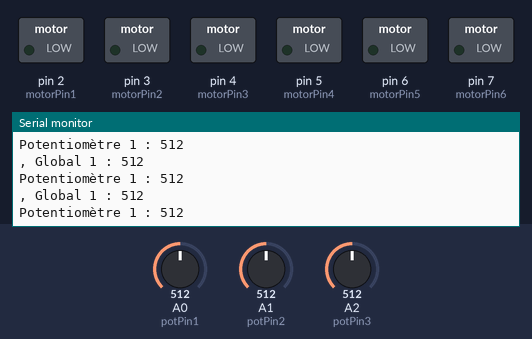
Recording of a sketch running on a simulated Arduino Uno, built with avr-gcc and run on an emulated ATmega328P. On the bench: switched loads named in the sketch (green lamp = pin HIGH), the last lines printed to the serial monitor. The inputs (shaded band) are chosen by the test bench; at power-on: A0 (potPin1) = 512, A1 (potPin2) = 512, A2 (potPin3) = 512.

Above: at 2.2 s.
2.3 s: A0 (potPin1) set to 107
At 3.2 s:
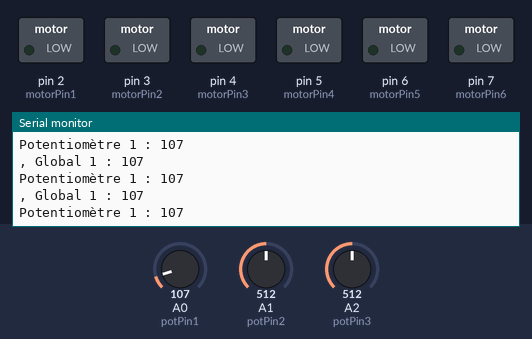
3.8 s: A0 (potPin1) set to 95
At 4.4 s:
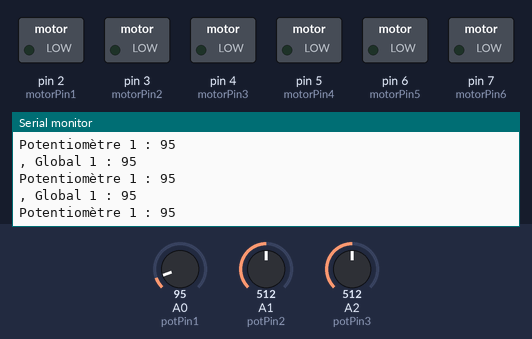
Timing chart, 0 to 6.8 s (numbered marks = the images above; inputs shaded):
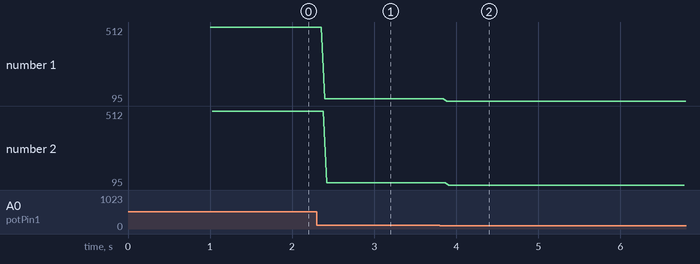

The sketch:

RecepteurCommandeServoPro.ino
```cpp
#include <Wire.h> // Inclure la bibliothèque Wire

const int a = 1;
const int b = 0;
const int c = 0;

byte Consigne1;
byte Consigne2;
byte Consigne3;
byte Intensitee1;
byte Intensitee2;
byte Intensitee3;

// Définir les broches pour les potentiomètres
const int potPin1 = A0; // Potentiomètre 1 (pour moteur 1) antihoraire diminue
const int potPin2 = A1; // Potentiomètre 2 (pour moteur 2) horaire diminue
const int potPin3 = A2; // Potentiomètre 2 (pour moteur 2) horaire diminue

// Définir les broches pour les entrées IN1 à IN4 du driver moteur
// Driver 1
const int motorPin1 = 2; // IN3 (moteur 1) sens anti horaire vu depuis l'arriere du moteur
const int motorPin2 = 3; // IN4 (moteur 1)

// Driver 2
const int motorPin3 = 4; // IN3 (moteur 2)
const int motorPin4 = 5; // IN4 (moteur 2) sens anti horaire vu depuis l'arriere du moteur
const int motorPin5 = 6; // IN1 (moteur 3) sens anti horaire vu depuis l'arriere du moteur
const int motorPin6 = 7; // IN2 (moteur 3)


int pV1;
int pV1Prev;
int pV1Global;
int G1Prev = 256*3;
int Ecart1;
const int hyst1 = 50;
int pV1Target = 256*3;
int pV1TargetPrev;


int pV2;
int pV2Prev;
int Ecart2;
const int hyst2 = 50;
int pV2Target = 0;
int pV2TargetPrev;

int pV3;
int pV3Prev;
int Ecart3;
const int hyst3 = 50;
int pV3Target = 0;
int pV3TargetPrev;


void setup() {
  // Initialiser les broches du moteur en sortie
  pinMode(motorPin1, OUTPUT);
  pinMode(motorPin2, OUTPUT);
  pinMode(motorPin3, OUTPUT);
  pinMode(motorPin4, OUTPUT);
  pinMode(motorPin5, OUTPUT);
  pinMode(motorPin6, OUTPUT);

  // Initialiser la communication série pour le débogage
  Serial.begin(9600);
  delay(1000);        // Pause pour permettre à la connexion série de s'établir
}

void loop() {
  if (Serial.available() >= 6) {  // Attendre la réception de trois octets
    Consigne1 = Serial.read();
    Intensitee1 = Serial.read();
    Consigne2 = Serial.read();
    Intensitee2 = Serial.read();
    Consigne3 = Serial.read();
    Intensitee3 = Serial.read();
  }

  // Traitement potentiomètre 1
  pV1 = analogRead(potPin1); // Valeur du potentiomètre 1 (moteur 1)
  if (pV1 < 200 and pV1Prev > 900){
    Ecart1 = 0 + 1024 - pV1Prev + pV1;
  }
  else if (pV1Prev < 200 and pV1 > 900){
    Ecart1 = 0 - 1024 + pV1Prev - pV1;
  }
  else{
    Ecart1 = pV1 - pV1Prev;
  }
  pV1Global = (G1Prev + Ecart1) % (1024*4); // Rapport de réduction

  if (a == 1){
    Serial.print("Potentiomètre 1 : ");
    Serial.println(pV1);           // Envoyer la valeur lue au Moniteur Série
    Serial.print(", Global 1 : ");
    Serial.println(pV1);           // Envoyer la valeur lue au Moniteur Série
  }

  // Traitement potentiomètre 2
  pV2 = analogRead(potPin2); // Valeur du potentiomètre 1 (moteur 1)

  if (b == 1){
    Serial.print(", Potentiomètre 2 : ");
    Serial.println(pV2);           // Envoyer la valeur lue au Moniteur Série
  }

  // Traitement potentiomètre 3
  pV3 = analogRead(potPin3); // Valeur du potentiomètre 3 (moteur 3)

  if (c == 1){
    Serial.print(", Potentiomètre 3 : ");
    Serial.println(pV3);           // Envoyer la valeur lue au Moniteur Série
  }

  // Traitement Moteur 1
  if (Consigne1 == 1 ){
    digitalWrite(motorPin1, LOW);
    digitalWrite(motorPin2, HIGH);
    delay(Intensitee1);
    digitalWrite(motorPin2, LOW);
  }
  else if (Consigne1 == 2){
    digitalWrite(motorPin2, LOW);
    digitalWrite(motorPin1, HIGH);
    delay(Intensitee1);
    digitalWrite(motorPin1, LOW);
  }
  else{
    digitalWrite(motorPin1, LOW);
    digitalWrite(motorPin2, LOW);
  }

  // Traitement Moteur 2
  if (Consigne2 == 1){
    digitalWrite(motorPin4, LOW);
    digitalWrite(motorPin3, HIGH);
    delay(Intensitee2);
    digitalWrite(motorPin3, LOW);
  }
  else if (Consigne2 == 2){
    digitalWrite(motorPin3, LOW);
    digitalWrite(motorPin4, HIGH);
    delay(Intensitee2);
    digitalWrite(motorPin4, LOW);
  }
  else{
    digitalWrite(motorPin3, LOW);
    digitalWrite(motorPin4, LOW);
  }

  // Traitement Moteur 3
  if (Consigne3 == 1){
    digitalWrite(motorPin6, LOW);
    digitalWrite(motorPin5, HIGH);
    delay(Intensitee3);
    digitalWrite(motorPin5, LOW);
  }
  else if (Consigne3 == 2){
    digitalWrite(motorPin5, LOW);
    digitalWrite(motorPin6, HIGH);
    delay(Intensitee3);
    digitalWrite(motorPin6, LOW);
  }
  else{
    digitalWrite(motorPin5, LOW);
    digitalWrite(motorPin6, LOW);
  }

  // Sauvegarde données potentiomètres 1 et 2 et 3
  pV1Prev = pV1;
  G1Prev = pV1Global;
  pV1TargetPrev = pV1Target;

  pV2Prev = pV2;
  pV2TargetPrev = pV2Target;

  pV3Prev = pV3;
  pV3TargetPrev = pV3Target;

}
```

Measured:
- after the input at 2.3 s, the serial monitor: prints a new line after 0.10 s (image 1)
- after the input at 3.8 s, the serial monitor: prints a new line after 0.08 s (image 2)
- plotted number 1: 512 → 107 after the input at 2.3 s, 107 → 95 after the input at 3.8 s
- plotted number 2: 512 → 107 after the input at 2.3 s, 107 → 95 after the input at 3.8 s
